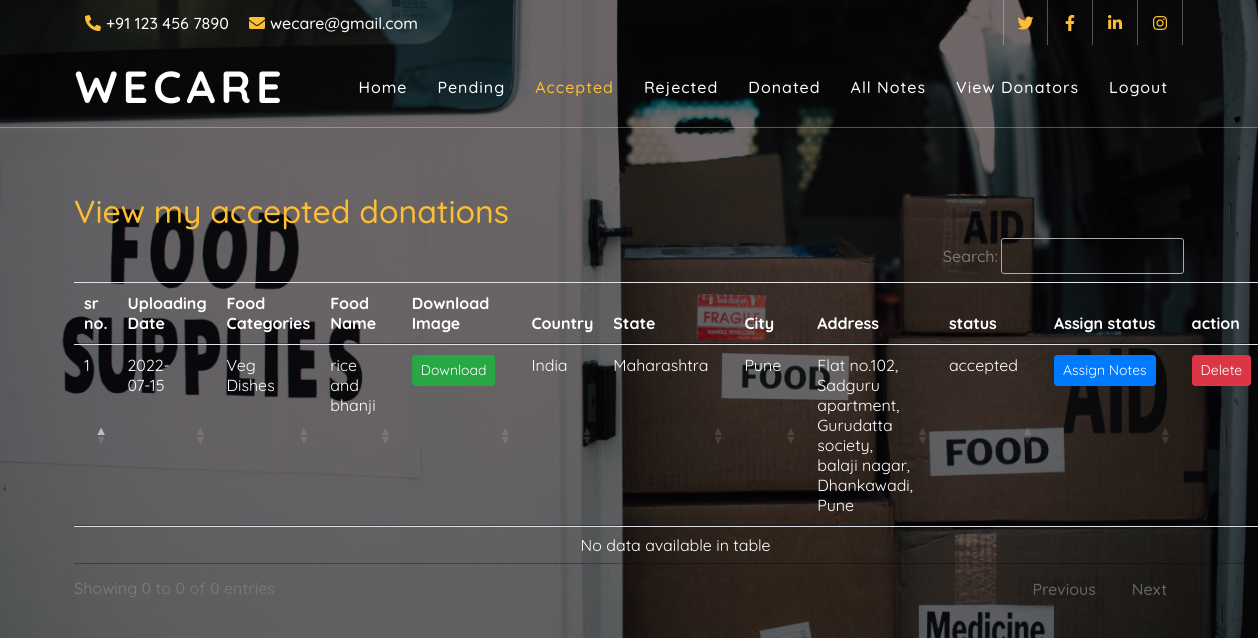
The app's page /accepted_notes (signed in) with its own data.
### notes/models.py (models this page shows, shortened)
class Notes(models.Model):
    user = models.ForeignKey(User,on_delete=models.CASCADE)
    uploadingdate = models.CharField(max_length=30)
    branch = models.CharField(max_length=10)
    subject = models.CharField(max_length=30)
    notesfile = models.FileField(max_length=30,null=True)
    filetyoe = models.CharField(max_length=10)
    state = models.CharField(max_length=100,blank=True, default=None)
    city = models.CharField(max_length=100,blank=True, default=None)
    description = models.CharField(max_length=300)
    status = models.CharField(max_length=10,null=True)

### notes/views.py (the view)
# urls.py: path('accepted_notes',ACCEPTEDNOTES,name="accepted_notes"),
def ACCEPTEDNOTES(request):
    if not request.user.is_authenticated:
        return redirect('login_admin')
    notes = Notes.objects.filter(status = "accepted"
        )
    d = {'notes':notes}
    return render(request,'accepted_notes.html',d)

### notes/templates/accepted_notes.html (shortened to what this page needs)
{% load static %}
{% block body %}
<link rel="stylesheet" type="text/css" href="https://cdn.datatables.net/1.10.22/css/jquery.dataTables.min.css">
<link rel="stylesheet" type="text/css" href="https://cdn.datatables.net/buttons/1.6.4/css/buttons.dataTables.min.css">
<!DOCTYPE html>
<html>
<head>
		<link href="https://stackpath.bootstrapcdn.com/bootstrap/4.4.1/css/bootstrap.min.css" rel="stylesheet">
		<link href="https://cdnjs.cloudflare.com/ajax/libs/font-awesome/5.10.0/css/all.min.css" rel="stylesheet">
		<link href="{% static 'lib/flaticon/font/flaticon.css' % }" rel="stylesheet">
		<link href="{% static 'lib/animate/animate.min.css' %}" rel="stylesheet">
		<link href="{% static 'lib/owlcarousel/assets/owl.carousel.min.css' % }" rel="stylesheet">
		<link href="{% static 'css/style.css' %}" rel="stylesheet">
	</head>
</head>
<body>
	 <div class="top-bar d-none d-md-block">
		<div class="container-fluid">
			<div class="row">
				<div class="col-md-8">
					<div class="top-bar-left">
						<div class="text">
							<i class="fa fa-phone-alt"></i>
							<p>+91 123 456 7890</p>
						</div>
						<div class="text">
							<i class="fa fa-envelope"></i>
							<p>wecare@gmail.com</p>
						</div>
					</div>
				</div>
				<div class="col-md-4">
					<div class="top-bar-right">
						<div class="social">
							<a href=""><i class="fab fa-twitter"></i></a>
							<a href=""><i class="fab fa-facebook-f"></i></a>
							<a href=""><i class="fab fa-linkedin-in"></i></a>
							<a href=""><i class="fab fa-instagram"></i></a>
						</div>
					</div>
				</div>
			</div>
		</div>
	</div>
		<nav class="navbar navbar-expand-lg bg-dark navbar-dark"
		 style="background-color: lightgrey;">
			<div class="container-fluid">
				<a class="navbar-brand">WeCare</a>
		 <div class="collapse navbar-collapse justify-content-between" id="navbarCollapse">
			<div class="navbar-nav ml-auto">
			<ul class="navbar-nav">
				<li class="nav-item">
				<a class="nav-link "  href="{% url 'admin_home' %}">Home</a>
			</li>
			  <li class="nav-item">
				<a class="nav-link " href="{% url 'pending_notes' %}">Pending</a>
			  </li>
			  <li class="nav-item ">
				<a class="nav-link active" href="{% url 'accepted_notes' %}">Accepted</a>
			  <li class="nav-item">
				<a class="nav-link" href="{% url 'rejected_notes' %}">Rejected</a>
			  </li>
			  <li class="nav-item ">
				<a class="nav-link" href="{% url 'donated' %}">Donated</a>
			  <li class="nav-item">
				<a class="nav-link" href="{% url 'all_notes' %}">All Notes</a>
			  </li>
			  </li>
			  <li class="nav-item ">
				<a class="nav-link " href="{% url 'view_users' %}">View Donators</a>
			  <li class="nav-item">
				<a class="nav-link" href="{% url 'admin_logout' %}">Logout</a>
			  </li>
			</ul>
		</div>
		  </nav>
		<br></br>
		<br></br>
		<br></br>
		<br></br>
	<div class="container">
		<h2 style="font-family: 'Quicksand';color:#fdbe33">View my accepted donations</h2>
		<table class="table table=border" id="example"
		style="font-family: 'Quicksand';color:#ffffff">
			<thead>
				<tr>
					<th>sr no.</th>
					<th>Uploading Date</th>
					<th>Food Categories</th>
					<th>Food Name</th>
					<th>Download Image</th>
					<th>Country</th>
					<th>State</th>
					<th>City</th>
					<th>Address</th>
					<th>status</th>
					<th>Assign status</th>
					<th>action</th>
				</tr>
				{% for i in notes %}
				<tr style="background-color: rgb(0,0, 0, 0);">
					<td>{{forloop.counter}}</td>
					<td>{{i.uploadingdate}}</td>
					<td>{{i.branch}}</td>
					<td>{{i.subject}}</td>
					<td><a href="{{i.notesfile.url}}" class="btn btn-success btn-sm" download>Download </a></td>
					<td>{{i.filetyoe}}</td>
					<td>{{i.state}}</td>
					<td>{{i.city}}</td>
					<td>{{i.description}}</td>
					<td>{{i.status}}</td>
					<td><a href="{% url 'assign_notes' i.id %}" class="btn btn-primary btn-sm">Assign&nbsp;Notes </a></td>
					<td><a href="{% url 'delete_notes' i.id %}" class="btn btn-danger btn-sm" onclick="return confirm('are you sure?')">Delete </a></td>
				</tr>
				{% endfor %}
			</thead>
		</table>
	</div>
</body>
</html>
{% endblock %}

### notes/static/css/style.css (style rules this page uses)
body { color: #777777; font-weight: 500; background: #ffffff; font-family: 'Quicksand', sans-serif; }
h1, h2, h3, h4, h5, h6 { color: #4a4c70; }
a { color: #4a4c70; transition: .3s; }
.container-fluid { max-width: 1366px; }
.top-bar { position: absolute; height: 45px; width: 100%; top: 0; left: 0; z-index: 3; border-bottom: 1px solid #4a4c70(255, 255, 255, .3); }
.top-bar .top-bar-left { display: flex; align-items: center; justify-content: flex-start; }
.top-bar .top-bar-right { display: flex; align-items: center; justify-content: flex-end; }
.top-bar .text { display: flex; align-items: center; justify-content: center; flex-direction: row; height: 45px; padding: 0 10px; text-align: center; border-left: 1px solid #4a4c70(255, 255, 255, .3); }
.top-bar .text:last-child { border-right: 1px solid #4a4c70(255, 255, 255, .3); }
.top-bar .text i { font-size: 16px; color: #FDBE33; margin-right: 5px; }
.top-bar .text p { color: #ffffff; font-size: 16px; font-weight: 500; margin: 0; }
.top-bar .social { display: flex; height: 45px; font-size: 0; justify-content: flex-end; }
.top-bar .social a { display: flex; align-items: center; justify-content: center; width: 45px; height: 100%; font-size: 16px; color: #FDBE33; border-right: 1px solid rgba(255, 255, 255, .3); }
.top-bar .social a:first-child { border-left: 1px solid rgba(255, 255, 255, .3); }
@media (min-width: 992px) { .top-bar { padding: 0 60px; } }
.navbar { position: relative; transition: .5s; z-index: 999; }
.navbar .navbar-brand { margin: 0; color: #ffffff; font-size: 45px; line-height: 0px; font-weight: 700; letter-spacing: 5px; text-transform: uppercase; }
.navbar-dark .navbar-nav .nav-link, .navbar-dark .navbar-nav .nav-link:focus, .navbar-dark .navbar-nav .nav-link:hover, .navbar-dark .navbar-nav .nav-link.active { padding: 10px 15px 8px 15px; color: #ffffff; }
.navbar-dark .navbar-nav .nav-link:hover, .navbar-dark .navbar-nav .nav-link.active { color: #FDBE33; transition: none; }
@media (min-width: 992px) { .navbar { position: absolute; width: 100%; top: 45px; padding: 20px 60px; background: transparent !important; border-bottom: 1px solid rgba(255, 255, 255, .3); z-index: 9; } }
@media (min-width: 992px) { .navbar a.nav-link { padding: 8px 15px; font-size: 16px; letter-spacing: 1px; } }

### records on screen
Notes: uploadingdate "2022-07-15", branch "Veg Dishes", subject "rice and bhanji", filetyoe "India", state "Maharashtra", city "Pune", description "Flat no.102, Sadguru apartment, Gurudatta society, balaji nagar, Dhankawadi, Pune", status "accepted"
